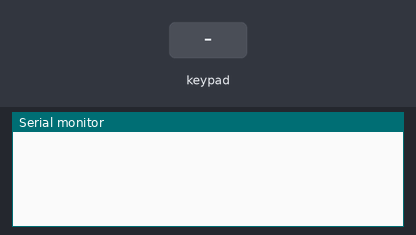
Simulated run of this sketch. Board: Arduino Uno, built with avr-gcc and run on an emulated ATmega328P. On the bench: the last lines printed to the serial monitor. The test bench sets the inputs (shaded band).

Above: at 1.2 s.
1.3 s: key '1' pressed
At 2.1 s:
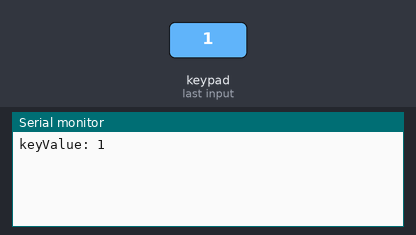
2.8 s: keypad keys 4 5 6 7 # pressed 0.4 s apart
At 5.7 s:
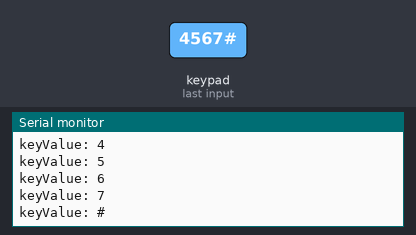
6.3 s: key 'A' pressed
At 7.3 s:
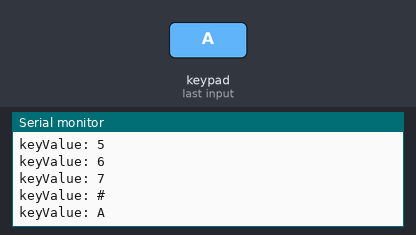
7.8 s: keypad keys 4 5 6 7 * pressed 0.4 s apart
At 9.8 s:
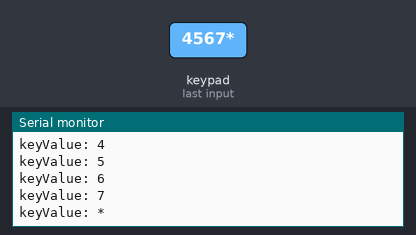
11.3 s: key 'B' pressed
At 12.3 s:
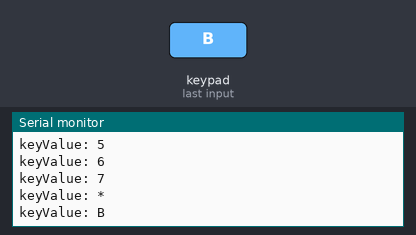
12.8 s: keypad keys 4 5 6 7 D pressed 0.4 s apart
At 14.8 s:
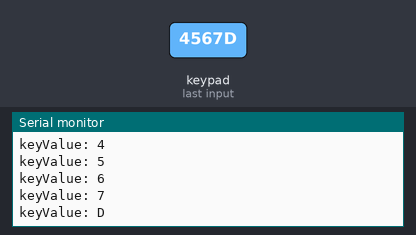
Timing chart, 0 to 16.3 s (numbered marks = the images above; inputs shaded):
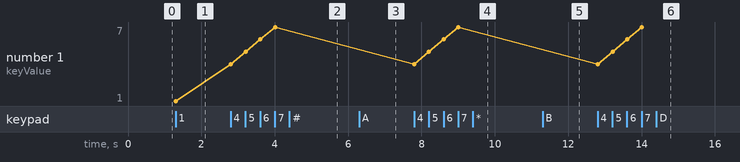

The sketch:

4x4_Switch_Pad.ino
```cpp
#include <Keypad.h>   //use the Keypad libraries

const byte ROWS = 4; //four rows
const byte COLS = 4; //four columns
//define the cymbols on the buttons of the keypads
char hexaKeys[ROWS][COLS] =
{
  {
    '1','2','3','4'      }
  ,
  {
    '5','6','7','8'      }
  ,
  {
    '9','A','B','C'      }
  ,
  {
    'D','*','0','#'      }
};
byte rowPins[ROWS] = { 4, 5, 6, 7}; //connect to the row pinouts of the keypad
byte colPins[COLS] = { 8, 9, 10, 11}; //connect to the column pinouts of the keypad

//initialize an instance of class NewKeypad
Keypad customKeypad = Keypad( makeKeymap(hexaKeys), rowPins, colPins, ROWS, COLS);

void setup()
{
  Serial.begin(9600);
}

void loop()
{
  readKey();
  //delay(100);
}

void readKey()
{
  int correct = 0;
  char customKey = customKeypad.getKey();//get the key value
  if(customKey)
  {
    Serial.print("keyValue: ");
    Serial.println(customKey);
  }
  //delay(100);
}
```

Measured:
- after the input at 1.3 s, the serial monitor: prints a new line at once (image 1)
- after the input at 2.8 s, the serial monitor: prints a new line at once (image 2)
- after the input at 6.3 s, the serial monitor: prints a new line at once (image 3)
- after the input at 7.8 s, the serial monitor: prints a new line at once (image 4)
- after the input at 11.3 s, the serial monitor: prints a new line at once (image 5)
- after the input at 12.8 s, the serial monitor: prints a new line at once (image 6)
- plotted number 1: 1 → 7 after the input at 2.8 s
